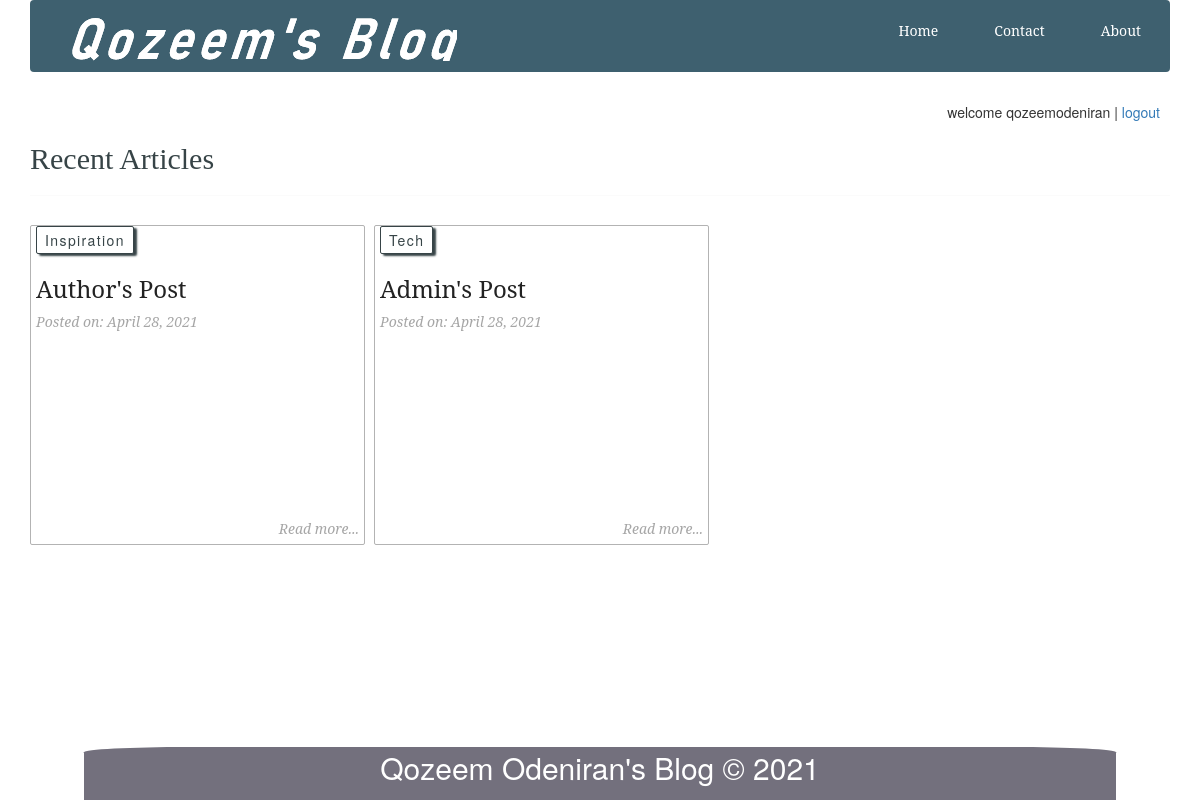
/ (signed in), run on the app's committed database.
### tables this page shows
CREATE TABLE `topics` (
  `id` int(11) DEFAULT NULL,
  `name` varchar(255) DEFAULT NULL,
  `slug` varchar(255) DEFAULT NULL
);

CREATE TABLE `posts` (
  `id` int(11) NOT NULL,
  `user_id` int(11) DEFAULT NULL,
  `author_username` varchar(256) NOT NULL,
  `author_role` varchar(256) NOT NULL,
  `title` varchar(255) NOT NULL,
  `slug` varchar(255) NOT NULL,
  `views` int(11) NOT NULL DEFAULT 0,
  `image` varchar(255) NOT NULL,
  `body` text NOT NULL,
  `keywords` text DEFAULT NULL,
  `published` tinyint(1) NOT NULL,
  `created_at` timestamp NOT NULL DEFAULT current_timestamp() ON UPDATE current_timestamp(),
  `updated_at` timestamp NOT NULL DEFAULT current_timestamp()
);

### includes/public_functions.php (called while the page is built, shortened)
<?php
function getPublishedPosts() {
	global $conn;
	$sql = "SELECT * FROM posts WHERE published=true";
	$result = mysqli_query($conn, $sql);
	$posts = mysqli_fetch_all($result, MYSQLI_ASSOC);
	$final_posts = array();
	foreach ($posts as $post) {
		$post['topic'] = getPostTopic($post['id']);
		array_push($final_posts, $post);
	}
	return $final_posts;
}
function getPostTopic($post_id){
	global $conn;
	$sql = "SELECT * FROM topics WHERE id=
			(SELECT topic_id FROM post_topic WHERE post_id=$post_id) LIMIT 1";
	$result = mysqli_query($conn, $sql);
	$topic = mysqli_fetch_assoc($result);
	return $topic;
}
?>

### index.php (the view, shortened to what this page needs)
<?php require_once('config.php') ?>
<?php require_once( ROOT_PATH . '/includes/public_functions.php') ?>
<?php $posts = getPublishedPosts(); ?>
<?php require_once( ROOT_PATH . '/includes/head_section.php') ?>
</head>
<body>
	<div class="container">
<?php include( ROOT_PATH . '/includes/navbar.php') ?>
<?php include( ROOT_PATH . '/includes/banner.php') ?>
		<div class="content">
			<h2 class="content-title">Recent Articles</h2>
			<hr>
			<?php foreach ($posts as $post): ?>
			<div class="post" style="margin-left: 0px;">
			<?php if (isset($post['topic']['name'])): ?>
			<a
				href="<?php echo BASE_URL . 'filtered_posts.php?topic=' . $post['topic']['id'] ?>"
				class="btn category" style="margin-top: -5px;">
				<?php echo $post['topic']['name'] ?>
			</a>
			<?php endif ?>
			<a href="single_post.php?post-slug=<?php echo $post['slug']; ?>">
				<div class="post_info" style="margin-top: 50px;">
					<h3><?php echo $post['title'] ?></h3>
				<div class="info">
					<span>Posted on: <?php echo date("F j, Y ", strtotime($post["created_at"])); ?></span>
					<span class="read_more">Read more...</span>
				</div>
				</div>
			</a>
			</div>
			<?php endforeach ?>
		</div>
<?php include( ROOT_PATH . '/includes/footer.php') ?>

### static/css/public_styling.css (style rules this page uses)
* { margin: 0px; padding: 0px; }
html { height: 100%; box-sizing: border-box; }
body { position: relative; margin: 0; padding-bottom: 6rem; min-height: 100%; }
h1, h2, h3, h4, h5, h6 { color: #444; font-family: 'Averia Serif Libre', cursive; }
a { text-decoration: none; }
hr { margin: 10px 0px; opacity: .25; }
.btn { color: white; background: #4E6166; text-align: center; border: none; border-radius: 5px; display: block; letter-spacing: .1em; margin: 10px 0px; padding: 13px 20px; text-decoration: none; }
.container { width: 80%; margin: 0px auto; }
.content { margin: 5px auto; border-radius: 5px; min-height: 400px; }
.content:after { content: ""; display: block; clear: both; }
.content .content-title { margin: 10px 0px; color: #374447; font-family: 'Averia Serif Libre', cursive; }
.content .post { width: 335px; margin: 9px; min-height: 320px; float: left; border-radius: 2px; border: 1px solid #b3b3b3; position: relative; }
.content .post .category { margin-top: 0px; padding: 3px 8px; color: #374447; background: white; display: inline-block; border-radius: 2px; border: 1px solid #374447; box-shadow: 3px 2px 2px; position: absolute; left: 5px; top: 5px; z-index: 3; }
.content .post .post_info { height: 100%; padding: 0px 5px; font-weight: 200; font-family: 'Noto Serif', serif; }
.content .post .post_info { color: #222; }
.content .post .post_info span { color: #A6A6A6; font-style: italic; }
.content .post .post_info span.read_more { position: absolute; right: 5px; bottom: 5px; }
.post { border: 1px solid #ccc; margin-top: 10px; }

### data on the page
posts: title "Author's Post", created_at "April 28, 2021"
topics: name "Inspiration"
posts: title "Admin's Post", created_at "April 28, 2021"
topics: name "Tech"

### other printed values
$_SESSION['user']['username'] "qozeemodeniran"
